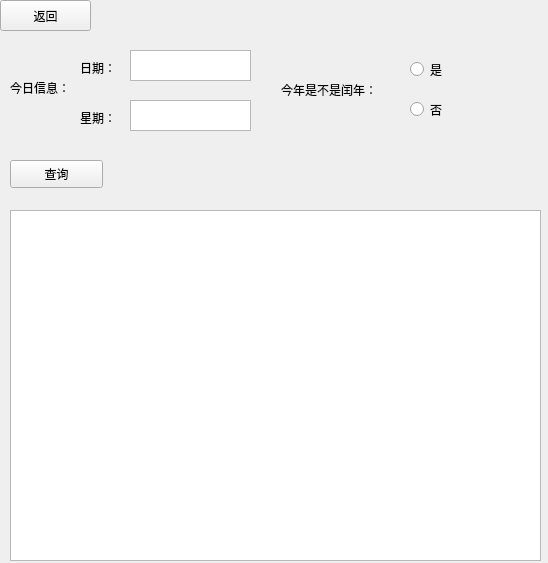
<?xml version="1.0" encoding="UTF-8"?>
<ui version="4.0">
 <class>Birthday</class>
 <widget class="QWidget" name="Birthday">
  <property name="geometry">
   <rect>
    <x>0</x>
    <y>0</y>
    <width>548</width>
    <height>563</height>
   </rect>
  </property>
  <property name="windowTitle">
   <string>生日查询</string>
  </property>
  <widget class="QPushButton" name="back">
   <property name="geometry">
    <rect>
     <x>0</x>
     <y>0</y>
     <width>91</width>
     <height>31</height>
    </rect>
   </property>
   <property name="text">
    <string>返回</string>
   </property>
  </widget>
  <widget class="QTextBrowser" name="t_show">
   <property name="geometry">
    <rect>
     <x>10</x>
     <y>210</y>
     <width>531</width>
     <height>351</height>
    </rect>
   </property>
   <property name="cursor" stdset="0">
    <cursorShape>ArrowCursor</cursorShape>
   </property>
   <property name="styleSheet">
    <string notr="true">font: 11pt &quot;微软雅黑&quot;;</string>
   </property>
  </widget>
  <widget class="QPushButton" name="Search">
   <property name="geometry">
    <rect>
     <x>10</x>
     <y>160</y>
     <width>93</width>
     <height>28</height>
    </rect>
   </property>
   <property name="text">
    <string>查询</string>
   </property>
  </widget>
  <widget class="QLabel" name="label_4">
   <property name="geometry">
    <rect>
     <x>281</x>
     <y>80</y>
     <width>111</width>
     <height>20</height>
    </rect>
   </property>
   <property name="styleSheet">
    <string notr="true">font: 9pt &quot;微软雅黑&quot;;</string>
   </property>
   <property name="text">
    <string>今年是不是闰年：</string>
   </property>
  </widget>
  <widget class="QRadioButton" name="no_leap">
   <property name="geometry">
    <rect>
     <x>410</x>
     <y>100</y>
     <width>115</width>
     <height>19</height>
    </rect>
   </property>
   <property name="text">
    <string>否</string>
   </property>
  </widget>
  <widget class="QLabel" name="label_3">
   <property name="geometry">
    <rect>
     <x>80</x>
     <y>110</y>
     <width>72</width>
     <height>15</height>
    </rect>
   </property>
   <property name="styleSheet">
    <string notr="true">font: 9pt &quot;微软雅黑&quot;;</string>
   </property>
   <property name="text">
    <string>星期：</string>
   </property>
  </widget>
  <widget class="QTextEdit" name="t_date">
   <property name="geometry">
    <rect>
     <x>130</x>
     <y>50</y>
     <width>121</width>
     <height>31</height>
    </rect>
   </property>
  </widget>
  <widget class="QLabel" name="label_2">
   <property name="geometry">
    <rect>
     <x>80</x>
     <y>60</y>
     <width>72</width>
     <height>15</height>
    </rect>
   </property>
   <property name="styleSheet">
    <string notr="true">font: 9pt &quot;微软雅黑&quot;;</string>
   </property>
   <property name="text">
    <string>日期：</string>
   </property>
  </widget>
  <widget class="QLabel" name="label">
   <property name="geometry">
    <rect>
     <x>10</x>
     <y>80</y>
     <width>72</width>
     <height>15</height>
    </rect>
   </property>
   <property name="styleSheet">
    <string notr="true">font: 9pt &quot;微软雅黑&quot;;</string>
   </property>
   <property name="text">
    <string>今日信息：</string>
   </property>
  </widget>
  <widget class="QTextEdit" name="t_weekday">
   <property name="geometry">
    <rect>
     <x>130</x>
     <y>100</y>
     <width>121</width>
     <height>31</height>
    </rect>
   </property>
  </widget>
  <widget class="QRadioButton" name="yes_leap">
   <property name="geometry">
    <rect>
     <x>410</x>
     <y>60</y>
     <width>115</width>
     <height>19</height>
    </rect>
   </property>
   <property name="text">
    <string>是</string>
   </property>
  </widget>
 </widget>
 <resources/>
 <connections/>
</ui>
